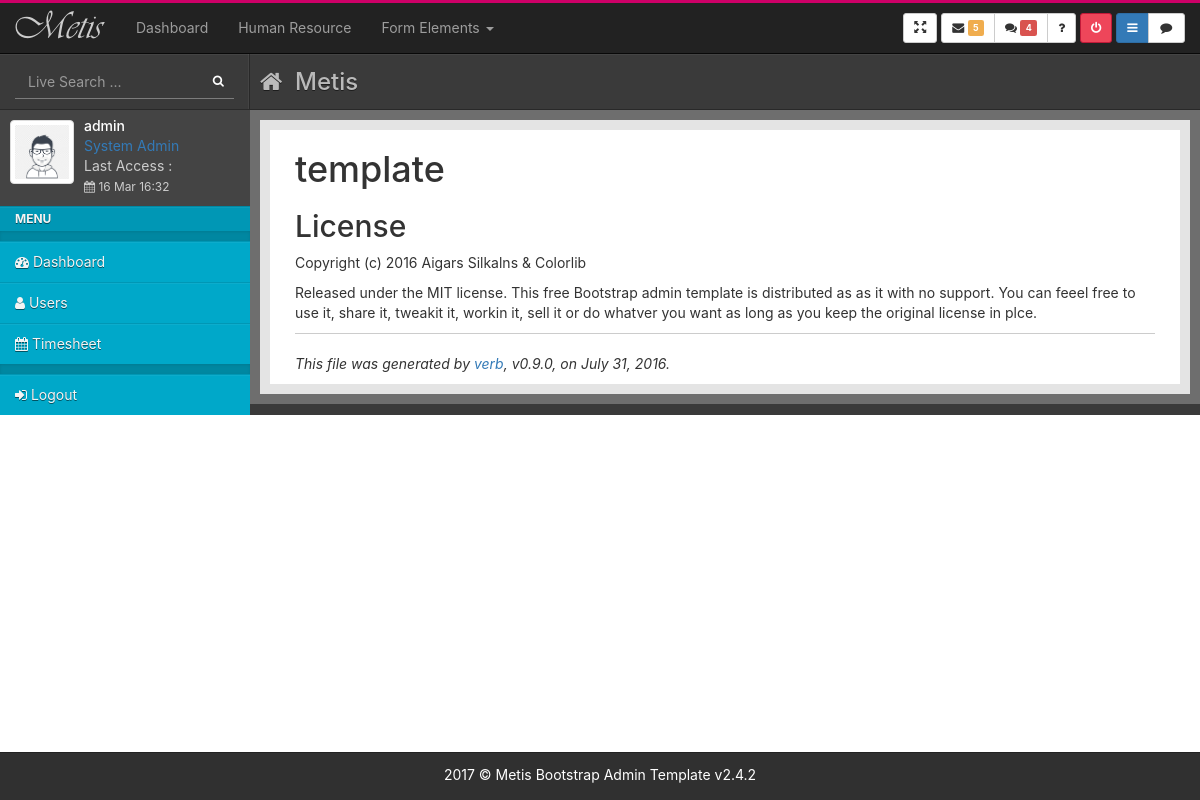
/ (signed in), run on the app's committed database.
### core/models.py (models this page shows, shortened)
class User(AbstractBaseUser, PermissionsMixin):
    username = models.CharField(_("username"), max_length=100, unique=True, validators=[UnicodeUsernameValidator()], error_messages={"unique": _("A user with that username already exists."),})
    email = models.EmailField(_("email address"), blank=True)
    is_staff = models.BooleanField(_("staff status"), default=False,)
    is_active = models.BooleanField(_("active"), default=True)
    date_joined = models.DateTimeField(_("date joined"), default=timezone.now)
    objects = UserManager()
    EMAIL_FIELD = "email"
    USERNAME_FIELD = "username"
    class Meta:
        verbose_name = _("user")
        verbose_name_plural = _("users")

class Profile(models.Model):
    user = models.OneToOneField(User, on_delete=models.CASCADE)
    first_name = models.CharField(_("first name"), max_length=100, blank=True)
    last_name = models.CharField(_("last name"), max_length=100, blank=True)    # Surname
    phone = models.CharField(_("phone"), max_length=100, blank=True, null=True)
    birthday = models.DateField(_("birthday"), max_length=10, blank=True, null=True)
    gender = models.CharField(_("gender"), max_length=100, blank=True, choices=GENDER_CHOICES)
    age = models.IntegerField(_("age"), blank=True, null=True)
    address = models.CharField(_("address"), max_length=100, blank=True)
    avatar = models.ImageField(default='images/avatar_default.jpg', upload_to='images')
    citizen_identification = models.CharField(_("citizen identification"), max_length=100, blank=True, null=True)
    tax_code = models.CharField(_("tax code"), max_length=100, blank=True, null=True)
    degree = models.CharField(_("degree"), max_length=100, blank=True, null=True)
    certificate = models.CharField(_("certificate"), max_length=100, blank=True, null=True)
    marital_status = models.CharField(_("marital_status"), max_length=100, blank=True, null=True)
    license_plates = models.CharField(_("license_plates"), max_length=100, blank=True, null=True)

### core/views.py (the view)
# urls.py: path('', core_views.index, name='home'),
@login_required
def index(request):
    return render(request, 'index.html')

### templates/index.html (shortened to what this page needs)
{% extends 'base.html' %}
{% block content %}
<div id="content">
    <div class="outer">
      <div class="inner bg-light lter">
        <div class="col-lg-12">
          <h1>template</h1>
          <h2>License</h2>
          <p>Copyright (c) 2016 Aigars Silkalns & Colorlib</p>
          <p>Released under the MIT license. This free Bootstrap admin template is distributed as as it with no
            support. You can feeel free to use it, share it, tweakit it, workin it, sell it or do whatver you want as
            long as you keep the original license in plce.</p>
          <hr>
          <p><em>This file was generated by <a href="https://github.com/verbose/verb">verb</a>, v0.9.0, on July 31,
              2016.</em></p>
        </div>
      </div>
    </div>
  </div>
{% endblock content %}

### templates/includes/sidebar.html (shortened to what this page needs)
{% load static %}
<div id="left">
    <div class="media user-media bg-dark dker">
      <div class="user-wrapper bg-dark">
        <a class="user-link" href="">
          <img class="media-object img-thumbnail user-img" style="width: 64px; height: 64px;" alt="User Picture" src="{{request.user.profile.avatar.url}}">
        </a>
        <div class="media-body">
          <h5 class="media-heading">{{request.user.username}}</h5>
          <ul class="list-unstyled user-info">
            <li><a href="">{{ request.user.groups.all.0 }}</a></li>
            <li>Last Access : <br>
              <small><i class="fa fa-calendar"></i>&nbsp;16 Mar 16:32</small>
            </li>
          </ul>
        </div>
      </div>
    </div>
    <ul id="menu" class="bg-blue dker">
      <li class="nav-header">Menu</li>
      <li class="nav-divider"></li>
      <li class="">
        <a href="{% url 'dashboard' %}">
          <i class="fa fa-dashboard"></i><span class="link-title">&nbsp;Dashboard</span>
        </a>
      </li>
      <li>
        <a href="{% url 'users-list' %}">
          <i class="fa fa-user"></i>
          <span class="link-title">
            Users
          </span>
        </a>
      </li>
      <li>
        <a href="#">
          <i class="fa fa-calendar"></i>
          <span class="link-title">
            Timesheet
          </span>
        </a>
      </li>
      <li class="nav-divider"></li>
      <li>
        <a href="{% url 'logout' %}">
          <i class="fa fa-sign-in"></i>
          <span class="link-title">
            Logout
          </span>
        </a>
      </li>
    </ul>
  </div>

### static/assets/css/main.css (style rules this page uses)
body { font-family: -apple-system, system-ui, BlinkMacSystemFont, "Segoe UI", Roboto, "Helvetica Neue", Arial, sans-serif; }
html { position: relative; min-height: 100%; }
body { margin-bottom: 48px; }
#left { transition: all 0.3s ease-in-out; width: 250px; z-index: 999; }
#left { position: absolute; left: -250px; }
@media (min-width: 768px) { #left { position: -webkit-sticky; position: sticky; float: left; left: auto; } }
@media (min-width: 768px) { #content { transition: all 0.3s ease-in-out; overflow: hidden; } }
.user-media .user-link { display: block; margin-left: auto; margin-right: auto; position: relative; }
.user-media .user-link .user-img { margin: 10px auto; }
.user-media .user-link { float: left; }
.user-media .user-link .user-img { margin: 10px; }
.user-media .media-body { margin-left: 12px; }
.user-media .media-body h5.media-heading { color: #fff; padding-top: 8px; margin-bottom: 3px; }
.user-media .media-body ul.user-info li { color: #ccc; }
.user-media:before, .user-media:after { content: " "; display: table; }
.user-media:after { clear: both; }
#menu, #menu ul, #menu li, #menu a { padding: 0; margin: 0; color: #f4f4f4; }
#menu, #menu ul { list-style: none; }
#menu li, #menu a { position: relative; display: block; }
#menu a, #menu a:hover, #menu a:focus, #menu a:active { text-decoration: none; }
#menu > li > a { border-top: 1px solid rgba(0, 0, 0, 0.1); box-shadow: inset 0 1px 0 rgba(255, 255, 255, 0.05); text-shadow: 0 1px 0 rgba(0, 0, 0, 0.5); padding: 10px 0 10px 15px; }
body:not(.sidebar-left-mini) #menu .nav-header { padding: 3px 15px !important; text-transform: uppercase; font-weight: bold; font-size: 12px; border-top: 1px solid rgba(0, 0, 0, 0.1); box-shadow: 0px 1px 0px rgba(255, 255, 255, 0.05) inset; text-shadow: 0px 1px 0px rgba(0, 0, 0, 0.5); background: rgba(0, 0, 0, 0.1); }
#menu .nav-divider { height: 1rem; margin: 0; background: rgba(0, 0, 0, 0.2); box-shadow: 0px 1px 3px rgba(0, 0, 0, 0.1) inset; }
#content { transition: width 0.4s; }
.outer { padding: 10px; background-color: #6e6e6e; }
.outer:before, .outer:after { content: " "; display: table; }
.outer:after { clear: both; }
.inner { position: relative; min-height: 1px; padding-right: 10px; padding-left: 10px; background: #fff; border: 10px solid #e4e4e4; }
@media (min-width: 768px) { .inner { float: left; width: 100%; } }
.inner hr { margin-top: 10px; border-top-color: #ccc; }
.bg-blue { background-color: #00CAF2; color: #fff !important; }
.bg-blue.dker, .bg-blue > .dker { background-color: #00a8c9 !important; }
.bg-dark { background-color: #444; color: #fff !important; }
.bg-dark.dker, .bg-dark > .dker { background-color: #303030 !important; }
.bg-light { background-color: #eee; color: #333 !important; }
.bg-light.lter, .bg-light > .lter { background-color: #ffffff !important; }

### data on the page
User: user.profile.avatar (picture), user.username "admin", user.groups.all.0 "System Admin"
